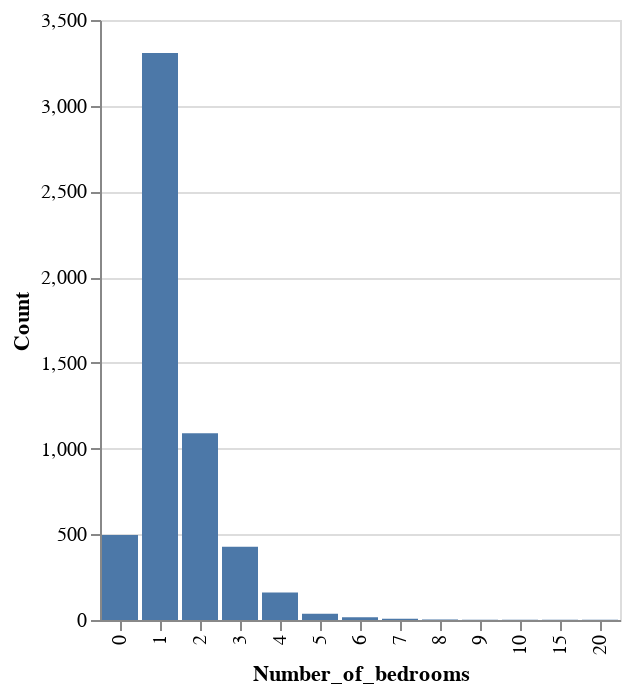

The code cell stored with this chart in its notebook:
### Code cell
#Let's make a simple graphic.
alt.Chart(result).mark_bar().encode(
    x='Number_of_bedrooms:N',
    y='Count:Q',)

### Figure 1 — Vega-Lite specification as saved in the notebook (floating-point values rounded to 4 significant figures)
{"$schema": "https://vega.github.io/schema/vega-lite/v4.17.0.json", "config": {"view": {"continuousHeight": 300, "continuousWidth": 400}}, "data": {"name": "data-19d86a2b993b0d1d2fa5ca119ae3255a"}, "datasets": {"data-19d86a2b993b0d1d2fa5ca119ae3255a": [{"Count": 3308, "Number_of_bedrooms": 1}, {"Count": 1090, "Number_of_bedrooms": 2}, {"Count": 496, "Number_of_bedrooms": 0}, {"Count": 427, "Number_of_bedrooms": 3}, {"Count": 161, "Number_of_bedrooms": 4}, {"Count": 36, "Number_of_bedrooms": 5}, {"Count": 16, "Number_of_bedrooms": 6}, {"Count": 7, "Number_of_bedrooms": 7}, {"Count": 3, "Number_of_bedrooms": 8}, {"Count": 2, "Number_of_bedrooms": 10}, {"Count": 2, "Number_of_bedrooms": 9}, {"Count": 1, "Number_of_bedrooms": 20}, {"Count": 1, "Number_of_bedrooms": 15}]}, "encoding": {"x": {"field": "Number_of_bedrooms", "type": "nominal"}, "y": {"field": "Count", "type": "quantitative"}}, "mark": "bar"}
